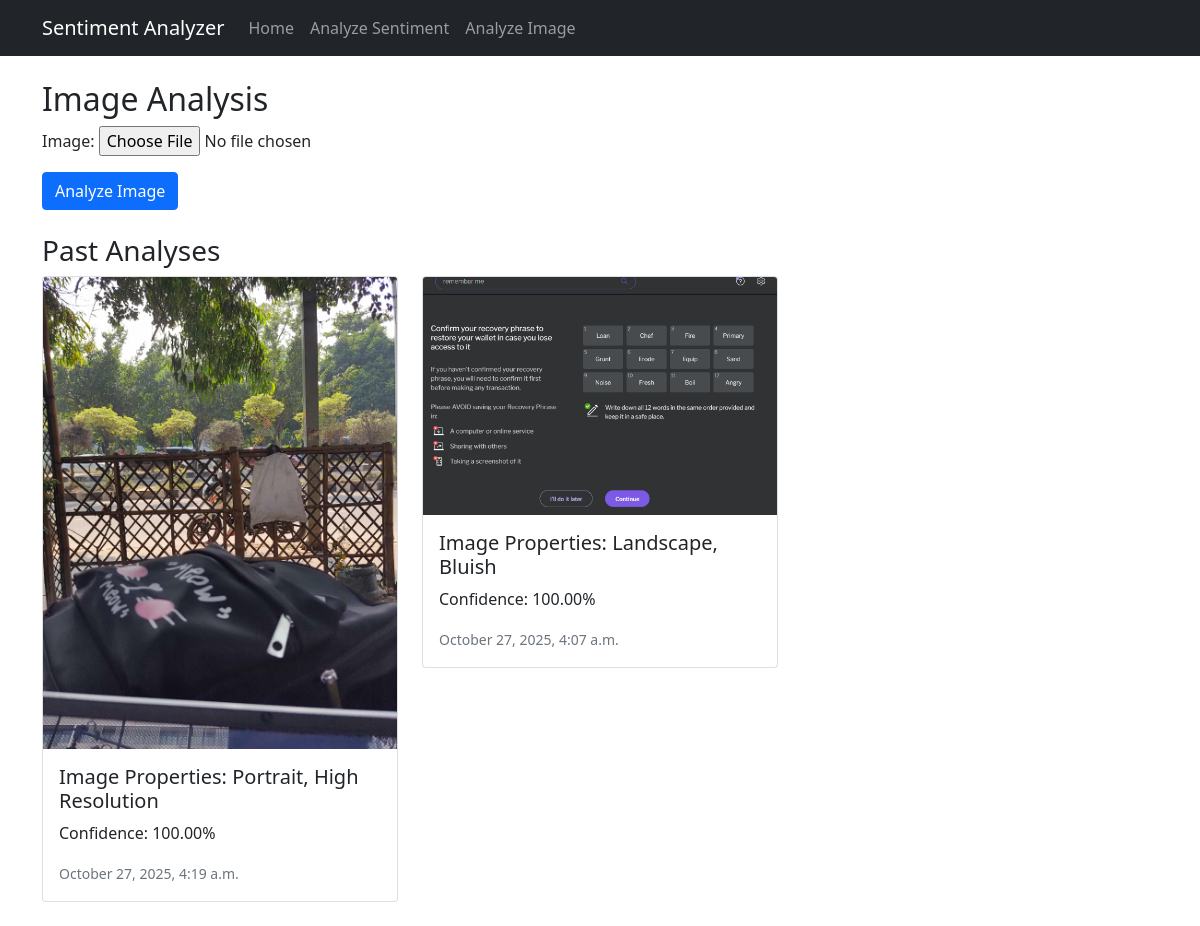
Screenshot of /analyze-image/ with the database file from the repository.
### app1/models.py (models this page shows, shortened)
class ImageAnalysis(models.Model):
    image = models.ImageField(upload_to='images/')
    result = models.TextField()
    confidence = models.FloatField(default=0.0)
    created_at = models.DateTimeField(auto_now_add=True)

### app1/views.py (the view)
# urls.py: path('analyze-image/', analyze_image, name='analyze_image'),
def analyze_image(request):
    entries = ImageAnalysis.objects.all().order_by('-created_at')
    if request.method == 'POST':
        form = ImageAnalysisForm(request.POST, request.FILES)
        if form.is_valid():
            entry = form.save(commit=False)
            img = Image.open(entry.image)
            if img.mode != 'RGB':
                img = img.convert('RGB')
            width, height = img.size
            aspect_ratio = width / height
            properties = []
            if aspect_ratio > 1.2:
                properties.append("Landscape")
            elif aspect_ratio < 0.8:
                properties.append("Portrait")
            else:
                properties.append("Square")
            if width > 2000 or height > 2000:
                properties.append("High Resolution")
            colors = img.getcolors(img.size[0] * img.size[1])
            if colors:
                dominant_color = max(colors, key=lambda x: x[0])[1]
                r, g, b = dominant_color
                if r > max(g, b):
                    properties.append("Reddish")
                elif g > max(r, b):
                    properties.append("Greenish")
                elif b > max(r, g):
                    properties.append("Bluish")
            hash_value = str(imagehash.average_hash(img))
            entry.result = f"Image Properties: {', '.join(properties)}"
            entry.confidence = 100.0  # Since we're doing direct analysis
            entry.save()
            return redirect('app1:analyze_image')
    else:
        form = ImageAnalysisForm()
    return render(request, 'app1/analyze_image.html', {
        'form': form,
        'entries': entries
    })

### app1/forms.py
class ImageAnalysisForm(forms.ModelForm):
    class Meta:
        model = ImageAnalysis
        fields = ['image']

### app1/templates/app1/analyze_image.html (shortened to what this page needs)
{% extends "base.html" %}
{% block content %}
<div class="container mt-4">
    <h2>Image Analysis</h2>
    <form method="post" enctype="multipart/form-data" class="mb-4">
        <div class="mb-3">
            {{ form.as_p }}
        </div>
        <button type="submit" class="btn btn-primary">Analyze Image</button>
    </form>
    <h3>Past Analyses</h3>
    {% if entries %}
        <div class="row">
        {% for entry in entries %}
            <div class="col-md-4 mb-4">
                <div class="card">
                    <img src="{{ entry.image.url }}" class="card-img-top" alt="Analyzed image">
                    <div class="card-body">
                        <h5 class="card-title">{{ entry.result }}</h5>
                        <p class="card-text">Confidence: {{ entry.confidence|floatformat:2 }}%</p>
                        <small class="text-muted">{{ entry.created_at|date:"F j, Y, g:i a" }}</small>
                    </div>
                </div>
            </div>
        {% endfor %}
        </div>
    {% else %}
        <p>No images analyzed yet.</p>
    {% endif %}
</div>
{% endblock %}

### templates/base.html (shortened to what this page needs)
<!DOCTYPE html>
<html lang="en">
<head>
    <link href="https://cdn.jsdelivr.net/npm/bootstrap@5.1.3/dist/css/bootstrap.min.css" rel="stylesheet">
</head>
<body>
    <nav class="navbar navbar-expand-lg navbar-dark bg-dark">
        <div class="container">
            <a class="navbar-brand" href="/">Sentiment Analyzer</a>
            <div class="collapse navbar-collapse" id="navbarNav">
                <ul class="navbar-nav">
                    <li class="nav-item">
                        <a class="nav-link" href="{% url 'app1:home' %}">Home</a>
                    </li>
                    <li class="nav-item">
                        <a class="nav-link" href="{% url 'app1:analyze_sentiment' %}">Analyze Sentiment</a>
                    </li>
                    <li class="nav-item">
                        <a class="nav-link" href="{% url 'app1:analyze_image' %}">Analyze Image</a>
                    </li>
                </ul>
            </div>
        </div>
    </nav>
    <main>
        {% block content %}
        {% endblock %}
    </main>
</body>
</html>

### rows the page displays
ImageAnalysis: image (picture), result "Image Properties: Portrait, High Resolution", confidence "100.00", created_at "October 27, 2025, 4:19 a.m."
ImageAnalysis: image (picture), result "Image Properties: Landscape, Bluish", confidence "100.00", created_at "October 27, 2025, 4:07 a.m."
